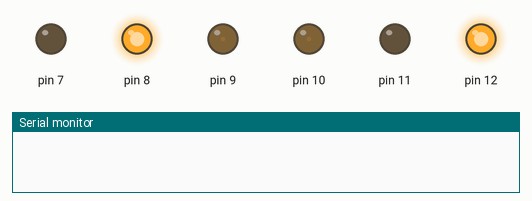
A sketch run on a simulated Arduino Uno, built with avr-gcc and run on an emulated ATmega328P. On the bench: output pins drawn as LEDs (lit = HIGH), the last lines printed to the serial monitor.

Above: at 0.1 s.
At 10.1 s:
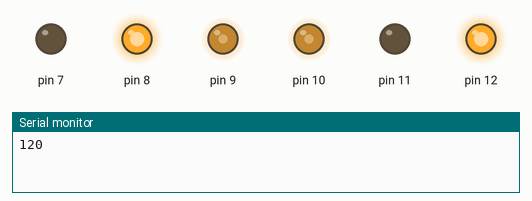
At 12.1 s:
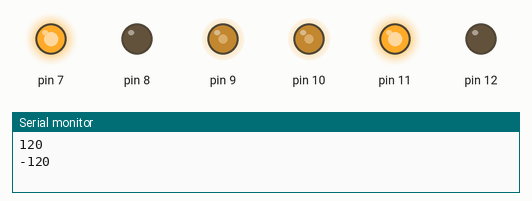
Timing chart, 0 to 15.5 s (numbered marks = the images above):
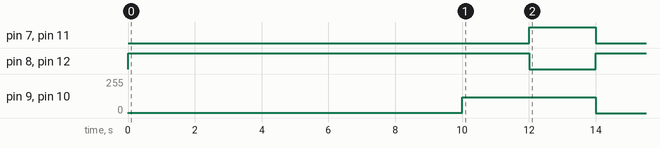

The sketch:

Robo_Explorador.ino
```cpp
#include "Motor.h"

Motor motor;

bool stop = false;

void setup() {

	Serial.begin(9600);
	motor.defineRight(8,7,9);
	motor.defineLeft(12,11,10);

}


void loop() {


	if(!stop) {

		motor.front(1);
		delay(4000);

		for(int i = 0; i < 120; i++) {
			//motor.right(i);
			delay(50);
		}

		motor.left(120);
		motor.right(120);
		delay(2000);
		motor.left(-120);
		motor.right(-120);
		delay(2000);

		motor.front(0);

		stop = true;

	}

}
```

Motor.cpp
```cpp
#include "Arduino.h"
#include "Motor.h"

void Motor::defineRight(int a, int b, int c) {
	this->motorARight = a;
	this->motorALeft = b;
	this->motorAPower = c;
	pinMode(a, OUTPUT);
	pinMode(b, OUTPUT);
	pinMode(c, OUTPUT);
}

void Motor::defineLeft(int a, int b, int c) {
	this->motorBRight = a;
	this->motorBLeft = b;
	this->motorBPower = c;
	pinMode(a, OUTPUT);
	pinMode(b, OUTPUT);
	pinMode(c, OUTPUT);
}

void Motor::stop() {
	this->APower = 0;
	this->BPower = 0;
	analogWrite(this->motorAPower, 0);
	analogWrite(this->motorBPower, 0);
}

void Motor::front(int power) {
	this->APower = power;
	this->BPower = power;
	analogWrite(this->motorAPower, power);
	analogWrite(this->motorBPower, power);
	this->_front();
}

void Motor::_front() {
	digitalWrite(this->motorARight, HIGH);
	digitalWrite(this->motorALeft, LOW);
	digitalWrite(this->motorBRight, HIGH);
	digitalWrite(this->motorBLeft, LOW);
}


void Motor::back(int power) {
	this->APower = power;
	this->BPower = power;
	analogWrite(this->motorAPower, power);
	analogWrite(this->motorBPower, power);
	this->_back();
}

void Motor::_back() {
	digitalWrite(this->motorARight, LOW);
	digitalWrite(this->motorALeft, HIGH);
	digitalWrite(this->motorBRight, LOW);
	digitalWrite(this->motorBLeft, HIGH);
}

void Motor::rightPower(int power) {
	this->APower = power;
	analogWrite(this->motorAPower, power);
}

void Motor::leftPower(int power) {
	this->BPower = power;
	analogWrite(this->motorBPower, power);
}

void Motor::right(int power) {
	Serial.println(power);
	if(power > 0) {
		digitalWrite(this->motorARight, HIGH);
		digitalWrite(this->motorALeft, LOW);
	} else {
		power = power * -1;
		digitalWrite(this->motorARight, LOW);
		digitalWrite(this->motorALeft, HIGH);
	}
	this->rightPower(power);
}

void Motor::left(int power) {
	if(power > 0) {
		digitalWrite(this->motorBRight, HIGH);
		digitalWrite(this->motorBLeft, LOW);
	} else {
		power = power * -1;
		digitalWrite(this->motorBRight, LOW);
		digitalWrite(this->motorBLeft, HIGH);
	}
	this->leftPower(power);
}

void Motor::turn(int angle){
}
```

Motor.h
```cpp
#include "Arduino.h"

#ifndef Motor_h
#define Motor_h

class Motor {

public:

	int APower;
	int BPower;

	void defineRight(int a, int b, int c);
	void defineLeft(int a, int b, int c);

	void front(int power);
	void turn(int angle);
	void back(int power);
	void rightPower(int power);
	void leftPower(int power);
	void right(int power);
	void left(int power);
	void stop();


private:
	int motorARight;
	int motorALeft;
	int motorAPower;
	int motorBRight;
	int motorBLeft;
	int motorBPower;

	void _front();
	void _back();

};


#endif
```

Measured:
- by itself, pin 7, pin 11: LOW → HIGH at 12.0 s, → LOW 2.0 s later
- by itself, pin 8, pin 12: LOW → HIGH at 0.00 s, → LOW 12.0 s later, → HIGH 2.0 s later
- by itself, pin 9, pin 10: 0/255 → 1/255 at 0.00 s, → 120/255 10.0 s later, → 0/255 4.0 s later
